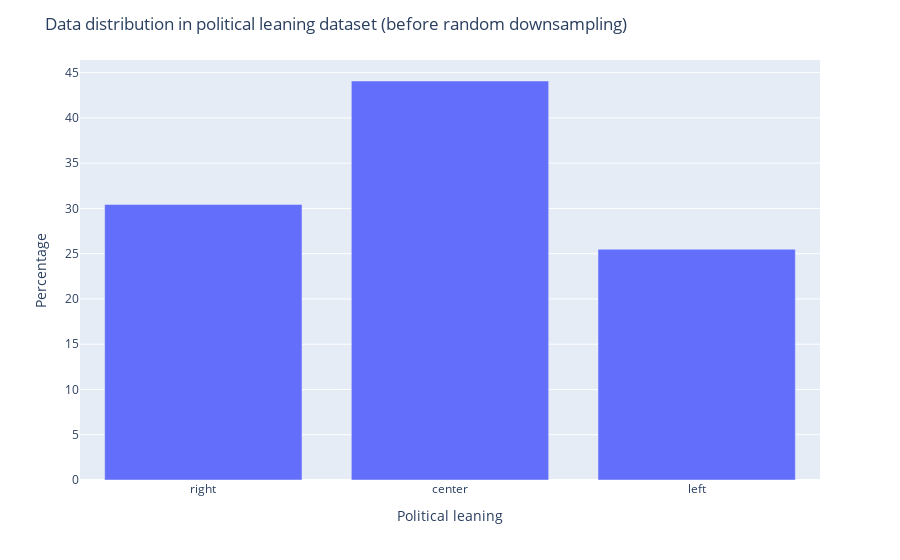

Notebook cell for this chart:
### Code cell
return_vis(political_df, 
           'Political leaning', 
           'Percentage', 
           'Data distribution in political leaning dataset (before random undersampling)')

### Figure 1 — Plotly figure (JSON) as saved in the notebook; plotly's stock layout.template omitted (floating-point values rounded to 4 significant figures)
{"data": [{"alignmentgroup": "True", "hovertemplate": "Political leaning=%{x}<br>Percentage=%{y}<extra></extra>", "legendgroup": "", "marker": {"color": "#636efa", "pattern": {"shape": ""}}, "name": "", "offsetgroup": "", "orientation": "v", "showlegend": false, "textposition": "auto", "type": "bar", "x": ["right", "center", "left"], "xaxis": "x", "y": [30.44, 44.07, 25.49], "yaxis": "y"}], "layout": {"barmode": "relative", "legend": {"tracegroupgap": 0}, "margin": {"t": 60}, "title": {"text": "Data distribution in political leaning dataset (before random downsampling)"}, "xaxis": {"anchor": "y", "domain": [0, 1], "title": {"text": "Political leaning"}}, "yaxis": {"anchor": "x", "domain": [0, 1], "title": {"text": "Percentage"}}}}
